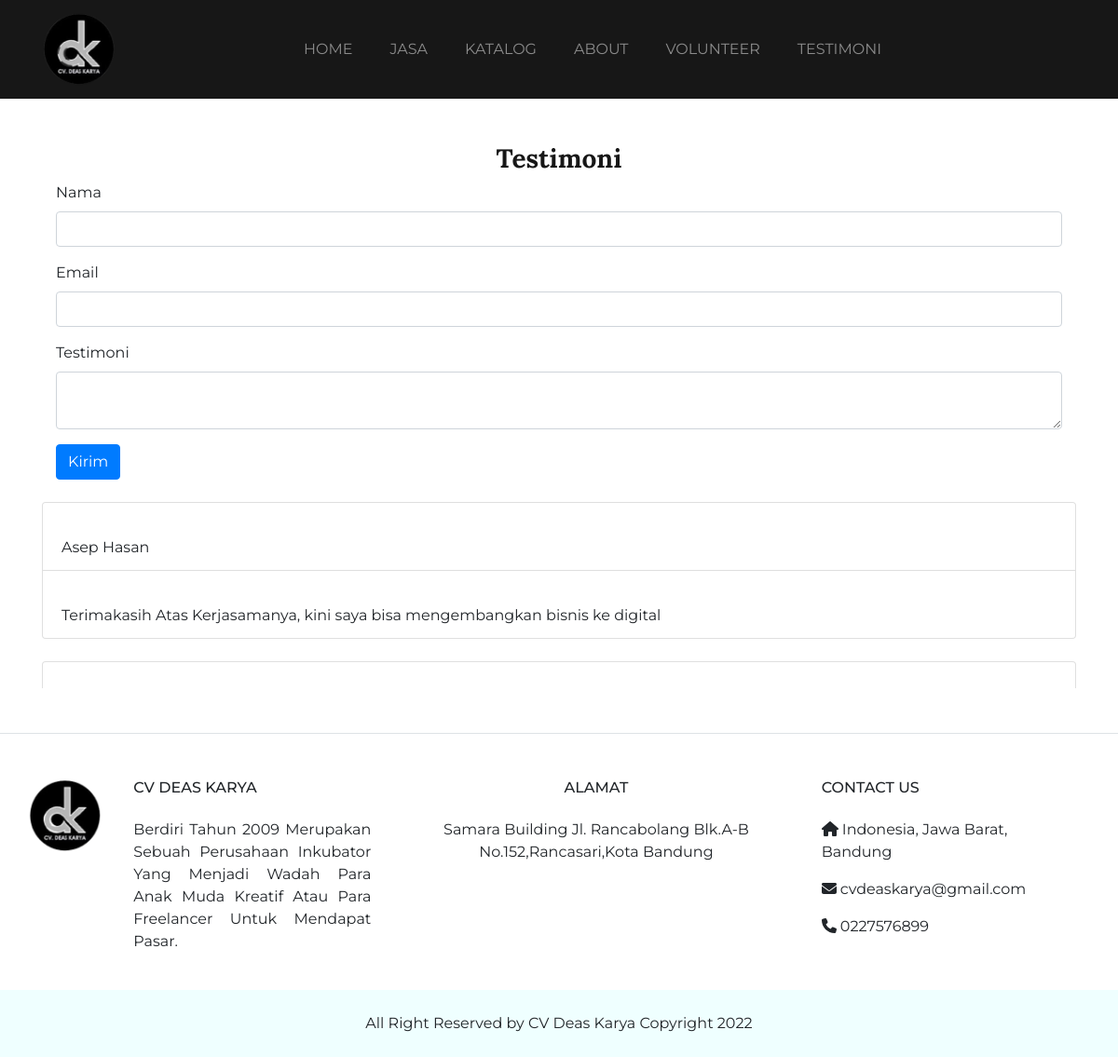
The app's page /testimoni.php with its own data.
### tables this page shows
CREATE TABLE `tbl_testimoni` (
  `id_testi` int(11) NOT NULL,
  `nama` text NOT NULL,
  `email` varchar(55) NOT NULL,
  `testi` text NOT NULL,
  `status` enum('Diterima','Ditolak','Belum Ada') NOT NULL
);

CREATE TABLE `tbl_pengaturan` (
  `id_info` int(11) NOT NULL,
  `alamat` text NOT NULL,
  `email` text NOT NULL,
  `kontak` varchar(20) NOT NULL,
  `isi` text NOT NULL
);

### testimoni.php (the view, shortened to what this page needs)
<!doctype html>
<html lang="en">
<head>
  <link rel="stylesheet" href="https://cdn.jsdelivr.net/npm/bootstrap@4.4.1/dist/css/bootstrap.min.css"
>
  <link rel="stylesheet" href="css/all.css">
  <link rel="stylesheet" href="css/style.css">
</head>
<body>
  <nav class="navbar navbar-expand-lg navbar-dark">
    <div class="container">
      <a class="navbar-brand" href="index">
        <img src="img/logodk.png" alt="CV.DEAS" style="width: 80px" />
      </a>
      <div class="collapse navbar-collapse" id="navbarNav">
        <?php include "menu.php"; ?>
      </div>
    </div>
  </nav>
  <br><br>
  <selection class="TI">
  <div class="container">
  <div class="col-12" align="center">
            <h3>Testimoni</h3>
      </div>
  <form class="container" action="config/simpan" method="post">
      <div class="form-row">
        <div class="form-group col-md-12">
          <label for="validationServer01">Nama</label>
          <input type="text" class="form-control" name="nama" required />
        </div>
      </div>
      <div class="form-row">
        <div class="form-group col-md-12">
          <label for="validationServer02">Email</label>
          <input type="email" class="form-control" name="email" required />
        </div>
      </div>
      <div class="form-row">
        <div class="form-group col-md-12">
          <label for="validationServer03">Testimoni</label>
          <textarea class="form-control" name="testimoni" required /></textarea>
        </div>
      </div>
      <div class="form-row">
        <div class="form-group col-md-12" onsubmit="validasiEmail();">
          <button type="submit" class="btn btn-primary" >Kirim</button>
        </div>
      </div>
    </form>
    <div class="row pt-2 text-center">
      <div class="col-12" style="overflow-y:scroll;height:200px">
        <?php
        include "admin/config/koneksi.php";
        $query       = "SELECT * FROM tbl_testimoni WHERE status='Diterima' order by id_testi asc";
        $sql         = mysqli_query($connection, $query);
        while($data  = mysqli_fetch_array($sql)){ ?>
        <ul class="list-group" style="text-align:left">
          <li class="list-group-item"><br> <?php echo $data['nama']; ?></li>
          <li class="list-group-item"><br><?php echo $data['testi']; ?></li>
        </ul>
        <br>
        <?php } ?>
      </div>
    </div>
  </div>
  </selection>
<footer>
  <section
    class="d-flex justify-content-center justify-content-lg-between p-4 border-bottom">
  </section>
  <?php include "footer.php"; ?>
  <div class="text-center p-4" style="background-color: rgb(239, 255, 255);">
    All Right Reserved by CV Deas Karya Copyright 2022
    </div>
</footer>
</body>
</html>

### footer.php
<?php
  include "admin/config/koneksi.php";
  $query       = "SELECT * FROM tbl_pengaturan WHERE id_info='1'";
  $sql         = mysqli_query($connection, $query);
  $data  = mysqli_fetch_array($sql);
?>
<section class="footer">
  <div class="container text-center text-md-start mt-5">
    <div class="row mt-3">
      <p>
          <img src="img/logodk.png" alt="CV.DEAS" style="width: 80px" />
      </p>
      <div class="col-md-3 col-lg-4 col-xl-3 mx-auto mb-4" style="text-align:justify">
        <h6 class="text-uppercase fw-bold mb-4">
          <p>CV Deas Karya</p>
        </h6>
        <p>
          <?php echo $data['isi']; ?>
        </p>
      </div>
      <div class="col-md-3 col-lg-2 col-xl-4 mx-auto mb-4">
        <h6 class="text-uppercase fw-bold mb-4">
          Alamat
        </h6>
        <p>
        <?php echo $data['alamat']; ?>
        </p>
      </div>
      <div class="col-md-4 col-lg-3 col-xl-3 mx-auto mb-md-0 mb-4" style="text-align:left">
        <h6 class="text-uppercase fw-bold mb-4">
          Contact US
        </h6>
        <p><i class="fas fa-home me-3"></i> Indonesia, Jawa Barat, Bandung</p>
        <p>
          <i class="fas fa-envelope me-3"></i>
          <?php echo $data['email']; ?>
        </p>
        <p><i class="fas fa-phone me-3"></i> <?php echo $data['kontak']; ?></p>
      </div>
    </div>
  </div>
</section>

### css/style.css (style rules this page uses)
body { font-family: 'Montserrat'; }
.navbar { background-color: #171717; }
.TI h3 { font-family: 'Lora'; color: #171717; font-weight: bold; }

### records on screen
tbl_testimoni: nama "Asep Hasan", testi "Terimakasih Atas Kerjasamanya, kini saya bisa mengembangkan bisnis ke digital"
tbl_pengaturan: isi "Berdiri Tahun 2009 Merupakan Sebuah Perusahaan Inkubator Yang Menjadi Wadah Para Anak Muda Kreatif Atau Para Freelancer Untuk Mendapat Pasar.", alamat "Samara Building Jl. Rancabolang Blk.A-B No.152,Rancasari,Kota Bandung", email "cvdeaskarya@gmail.com", kontak "0227576899"
